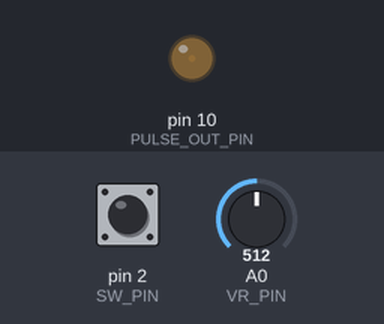
Simulated run of this sketch. Board: Arduino Uno, built with avr-gcc and run on an emulated ATmega328P. Parts: output pins drawn as LEDs (lit = HIGH). The inputs (shaded band) are chosen by the test bench; at power-on: A0 (VR_PIN) = 512, pin 2 (SW_PIN) HIGH. What the sketch prints to the serial monitor is not drawn.

Above: at 1.2 s.
1.3 s: A0 (VR_PIN) set to 90
At 1.62 s:
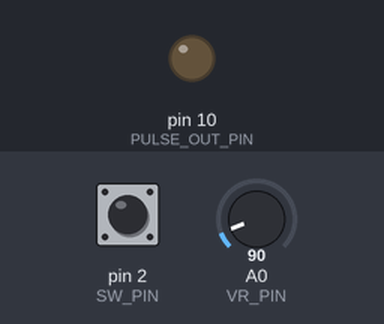
4.3 s: pin 2 (SW_PIN) pulled LOW for 0.15 s
At 5.9 s:
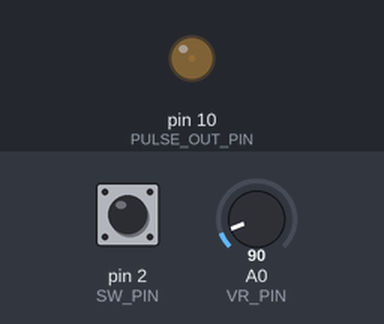
Timing chart, 0 to 7.4 s (numbered marks = the images above; inputs shaded):
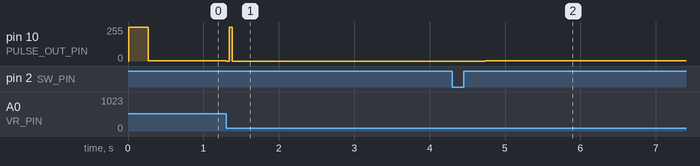

The sketch:

pulse_sim.ino
```cpp
/*
 * エンジンパルスシミュレータ (スーパーカブ90用)
 */

#define VR_PIN A0
#define SW_PIN 2
#define PULSE_OUT_PIN 10 // ハードウェアPWM出力(OC1B)に固定

// 【パルス幅設定】マイクロ秒（us）単位
// 1カウント = 4マイクロ秒 (4μs)としているので4の倍数で設定する
#define PULSE_WIDTH_US 48

// 動作モード
enum Mode { MODE_MANUAL, MODE_SWEEP_PHASE1, MODE_SWEEP_PHASE2 };
Mode currentMode = MODE_MANUAL;

// ---------------------------------------------------------
// 【スイープ設定】(加減速の時間とRPMの範囲)
// ---------------------------------------------------------
unsigned long sweepStartTime = 0;
const unsigned long sweepDuration = 6000;
const int sweepMinRPM = 2000;
const int sweepMaxRPM = 6000;

// ★スイープの開始方向を設定するフラグ
// true : Min(2500) → Max(4500) → Min(2500)
// false: Max(4500) → Min(2500) → Max(4500)
const bool startSweepFromMin = true;

// ★追加：スイープを往復する回数を指定 (デフォルト1回)
const int sweepRepeatCount = 3;

int currentSweepCycle = 0; // 現在の往復回数をカウントする変数
int lastAdcValue = -1;

// ---------------------------------------------------------
// シリアル表示用のグローバル変数
// ---------------------------------------------------------
int currentRPM = 0;                  // 現在のRPM保持用
unsigned long lastSerialTime = 0;    // 前回のシリアル送信時刻
const unsigned long serialInterval = 500; // 送信間隔 (500ms)

void setup() {
  // シリアル通信の初期化 (高速な115200bps推奨)
  Serial.begin(115200);
  while (!Serial) { ; } // シリアルポートの準備待ち
  Serial.println(F("========================================"));
  Serial.println(F(" カブ90用 高精度パルスシミュレータ 始動 "));
  Serial.println(F("========================================"));

  pinMode(SW_PIN, INPUT_PULLUP);
  pinMode(PULSE_OUT_PIN, OUTPUT);
  digitalWrite(PULSE_OUT_PIN, LOW); // 普段はLOW

  // Timer1 ハードウェア設定 (Active-HIGH)
  TCCR1A = _BV(COM1B1) | _BV(WGM11) | _BV(WGM10);
  TCCR1B = _BV(WGM13) | _BV(WGM12) | _BV(CS11) | _BV(CS10);

  // パルス幅をレジスタに設定 (1カウント = 4us)
  OCR1B = PULSE_WIDTH_US / 4;

  // 初期回転数をセット (1000 RPM)
  setRPM(1000);
}

void loop() {
  // モード切替（スイッチ押下判定）
  if (currentMode == MODE_MANUAL && digitalRead(SW_PIN) == LOW) {
    delay(30); // 簡易デバウンス
    if (digitalRead(SW_PIN) == LOW) {
      currentMode = MODE_SWEEP_PHASE1;
      sweepStartTime = millis();
      currentSweepCycle = 1; // 1回目の往復を開始

      Serial.print(F("\n[INFO] オートスイープ開始 ["));
      Serial.print(currentSweepCycle);
      Serial.print(F("/"));
      Serial.print(sweepRepeatCount);
      Serial.print(F("回目] "));
      if (startSweepFromMin) {
        Serial.println(F("(Min -> Max -> Min)"));
      } else {
        Serial.println(F("(Max -> Min -> Max)"));
      }
    }
  }

  // 動作モードごとの処理
  switch (currentMode) {
    case MODE_MANUAL:
      updateManualRPM();
      break;

    case MODE_SWEEP_PHASE1:
      {
        unsigned long elapsed = millis() - sweepStartTime;
        int startRPM = startSweepFromMin ? sweepMinRPM : sweepMaxRPM;
        int endRPM   = startSweepFromMin ? sweepMaxRPM : sweepMinRPM;

        if (elapsed >= sweepDuration) {
          setRPM(endRPM);
          currentMode = MODE_SWEEP_PHASE2;
          sweepStartTime = millis();
          Serial.println(F("[INFO] オートスイープ (折り返し)"));
        } else {
          long diff = (long)endRPM - (long)startRPM;
          long rpm = (long)startRPM + (diff * (long)elapsed) / (long)sweepDuration;
          setRPM((int)rpm);
        }
      }
      break;

    case MODE_SWEEP_PHASE2:
      {
        unsigned long elapsed = millis() - sweepStartTime;
        int startRPM = startSweepFromMin ? sweepMaxRPM : sweepMinRPM;
        int endRPM   = startSweepFromMin ? sweepMinRPM : sweepMaxRPM;

        if (elapsed >= sweepDuration) {
          setRPM(endRPM);

          // ★ここで指定回数に達したか判定する
          if (currentSweepCycle < sweepRepeatCount) {
            // まだ回数が残っていればPHASE1に戻って次の往復を開始
            currentSweepCycle++;
            currentMode = MODE_SWEEP_PHASE1;
            sweepStartTime = millis();

            Serial.print(F("\n[INFO] オートスイープ連続実行 ["));
            Serial.print(currentSweepCycle);
            Serial.print(F("/"));
            Serial.print(sweepRepeatCount);
            Serial.println(F("回目]"));
          } else {
            // 指定回数すべて終わったらマニュアルに戻る
            currentMode = MODE_MANUAL;
            lastAdcValue = -1; // VR値の再読み込みを強制
            Serial.println(F("\n[INFO] すべてのスイープ完了。定常回転モードに戻りました"));
          }
        } else {
          long diff = (long)endRPM - (long)startRPM;
          long rpm = (long)startRPM + (diff * (long)elapsed) / (long)sweepDuration;
          setRPM((int)rpm);
        }
      }
      break;
  }

  // ---------------------------------------------------------
  // 定期的なシリアル出力処理 (500msおきに非同期実行)
  // ---------------------------------------------------------
  if (millis() - lastSerialTime >= serialInterval) {
    lastSerialTime = millis();

    // 周波数(Hz)の計算: 1分間の回転数(RPM) / 60秒
    float frequencyHz = (float)currentRPM / 60.0;

    // シリアルモニタへの出力
    Serial.print(F("Mode: "));
    if (currentMode == MODE_MANUAL)       Serial.print(F("MANUAL   "));
    if (currentMode == MODE_SWEEP_PHASE1) Serial.print(F("SWEEP_PH1"));
    if (currentMode == MODE_SWEEP_PHASE2) Serial.print(F("SWEEP_PH2"));

    Serial.print(F(" | Frequency: "));
    Serial.print(frequencyHz, 2);
    Serial.print(F(" Hz | Engine Speed: "));
    Serial.print(currentRPM);
    Serial.println(F(" RPM"));
  }
}

void updateManualRPM() {
  int adcValue = analogRead(VR_PIN);

  if (lastAdcValue == -1 || abs(adcValue - lastAdcValue) >= 3) {
    lastAdcValue = adcValue;
    int step = map(adcValue, 0, 1023, 10, 100);
    setRPM(step * 100);
  }
}

void setRPM(int rpm) {
  if (rpm < 100) rpm = 100;

  // 現在のRPMをシリアル表示用にグローバル変数に退避
  currentRPM = rpm;

  // 1カウント = 4us = 0.000004秒
  // カウント値 = 15,000,000 / RPM
  unsigned long counts = 15000000UL / rpm;

  // TOP値 (OCR1A) を更新
  OCR1A = counts - 1;
}
```

Measured:
- after the input at 1.3 s, pin 10 (PULSE_OUT_PIN): 1/255 → 0/255 at once
- after the input at 4.3 s, pin 10 (PULSE_OUT_PIN): 0/255 → 1/255 after 0.43 s
